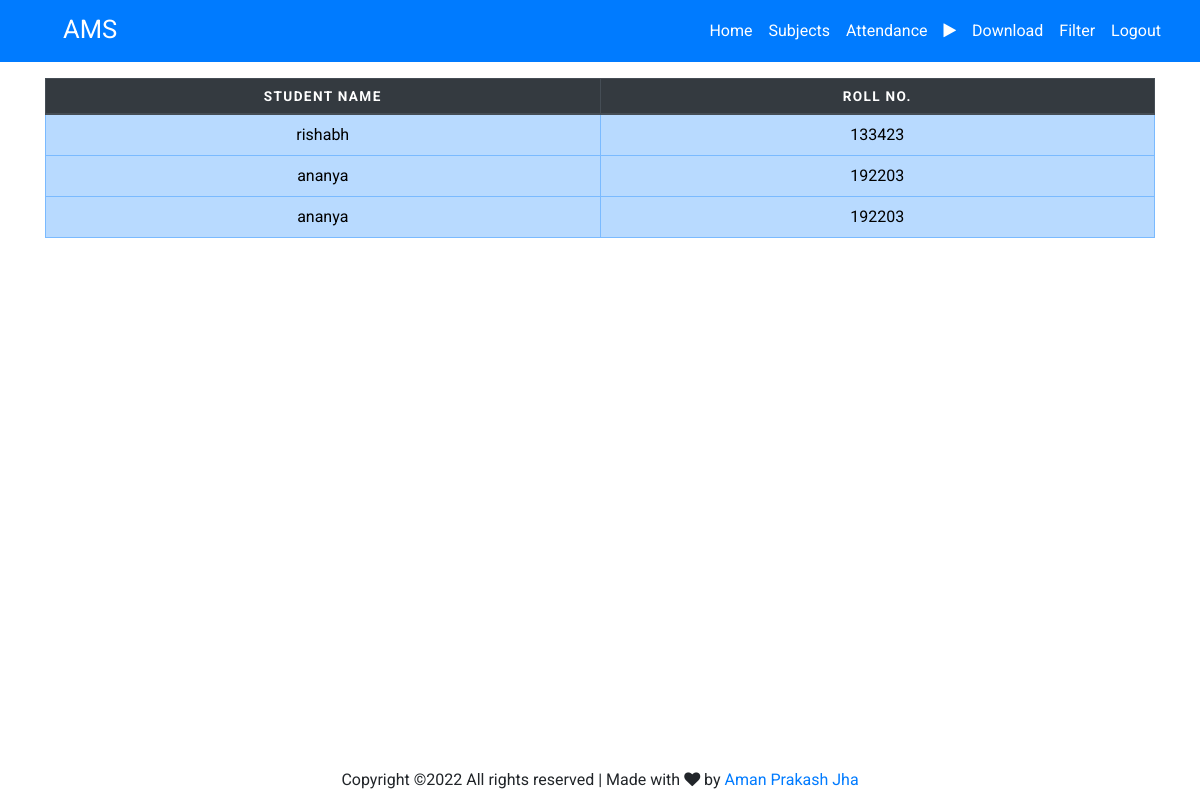
The page / (signed in) on the database its author committed.
### Home/models.py (models this page shows, shortened)
class student(models.Model):
    name=models.CharField(max_length=30)
    roll=models.IntegerField()
    class Meta:
        ordering = ['roll']

### Home/views.py (the view)
# urls.py: path('',views.index,name="index"),
def index(request):
    global attend
    return render(request, 'home/index.html',{
        "students":student.objects.order_by('roll'),
        "allow":attend,
    })

### Home/templates/home/index.html (shortened to what this page needs)
{% extends 'home/base.html' %}
{% load static %}
{% block css %}
 <link rel="stylesheet" href="{% static 'css/styleindex.css'%}">
{% endblock %}
{% block content %}
    <div class="container">
      <table class="table table-bordered index my-3">
          <thead class="thead-dark">
            <tr>
              <th scope="col">Student name</th>
              <th scope="col">Roll no.</th>
            </tr>
          </thead>
          <tbody>
              {% for student in students %}
            <tr class="table-primary">
              <td data-label="Student name">{{student.name}}</td>
              <td data-label="Roll no.">{{student.roll}}</td>
            </tr>
            {% endfor %}
          </tbody>
      </table>
    </div>
{% endblock %}

### static/css/stylebase.css (style rules this page uses)
body,html { font-family: 'Roboto', sans-serif; }

### static/css/styleindex.css (style rules this page uses)
body { font-family: 'Roboto', sans-serif; line-height: 1.25; }
table.index { border: 1px solid #ccc; border-collapse: collapse; margin: 0; padding: 0; width: 100%; table-layout: fixed; }
table.index tr { background-color: #f8f8f8; border: 1px solid #ddd; padding: .35em; }
table.index th, table.index td { padding: .625em; text-align: center; }
table.index th { font-size: .85em; letter-spacing: .1em; text-transform: uppercase; }

### rows shown on the page
student: name "rishabh", roll "133423"
student: name "ananya", roll "192203"
student: name "ananya", roll "192203"
